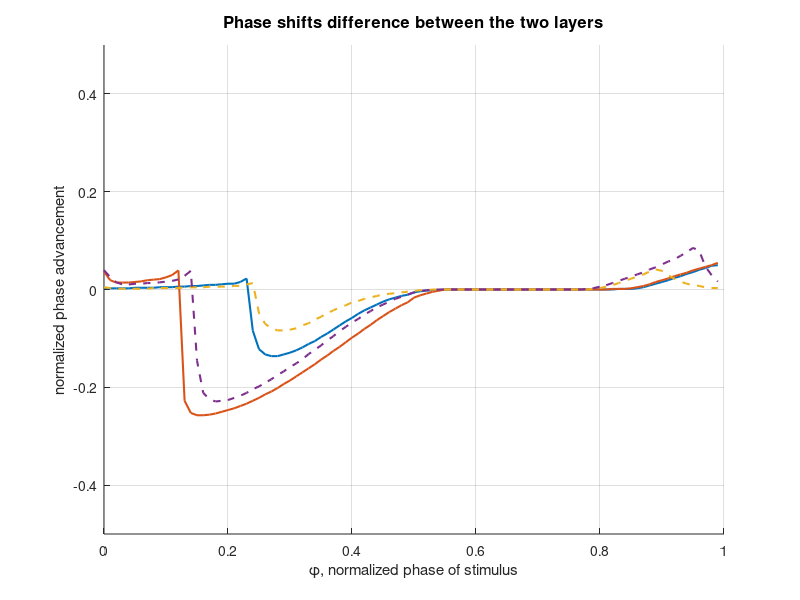

Recreate this plot in MATLAB. (Note: this script raises an error after producing the figure.)
clear all
clc

num_phase = 100;

load('D_PF-.mat')
N_RG = RG_phase_shift - phase_shift;


hold on
plot((0:num_phase-1)/num_phase,N_RG(1:2,:),'-','LineWidth',1.5)
plot((0:num_phase-1)/num_phase,N_RG(3:4,:),'--','LineWidth',1.5)

grid on
ylim([-0.5 0.5])
xlabel('\phi, normalized phase of stimulus')
ylabel('normalized phase advancement')
title('Phase shifts difference between the two layers','Fontsize',12)

col = [0, 0.4470, 0.7410;0.8500, 0.3250, 0.0980];
colororder(col)

set(gcf,'Position',[500 200 600 300])




% RG_phase_shift(3,:) = [];
% phase_shift(3,:) = [];
% hold on
% plot((0:num_phase-1)/num_phase,RG_phase_shift,'LineWidth',1.5)
% plot((0:num_phase-1)/num_phase,phase_shift,'--','LineWidth',1.5)
% grid on
% ylim([-0.5 0.5])
% xlabel('\phi, normalized phase of stimulus')
% ylabel('normalized phase advancement')
% title('Phase response curve of the system','Fontsize',12)
% 
% col = [0, 0.4470, 0.7410;0.8500, 0.3250, 0.0980;0.4940, 0.1840, 0.5560];
% colororder(col)
% set(gcf,'Position',[500 200 600 300])
% 
% plot((0:num_phase-1)/num_phase,SF_R(1:2,:),'LineWidth',1,'color',[0.3010, 0.7450, 0.9330])
% plot((0:num_phase-1)/num_phase,SF(1:2,:),'--','LineWidth',1,'color',[0.3010, 0.7450, 0.9330])